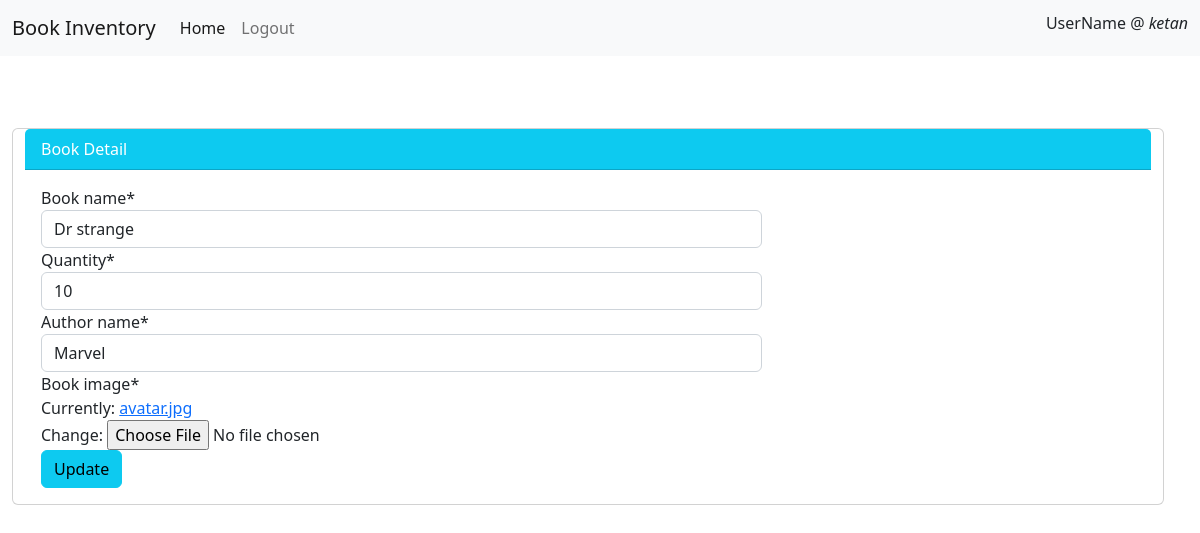
Page /Edit_Book/4/ (signed in) on the committed database.
### store/models.py (models this page shows, shortened)
class Books(models.Model):
    book_name = models.CharField(max_length=100, null=True)
    quantity = models.PositiveIntegerField(null=True)
    author_name = models.CharField(max_length=100, null=True)
    book_image = models.ImageField(default='default.jpg',upload_to='Book_Images')

### store/views.py (the view)
# urls.py: path('Edit_Book/<int:pk>/',views.Edit_Book, name='Edit_Book'),
@login_required(login_url='user_login')
def Edit_Book(request,pk):
    book = Books.objects.get(id=pk)
    if request.method == 'POST':
        form = BooksForm(request.POST, instance=book)
        if form.is_valid():
            form.save()
            return redirect('Store_Details')
    else:
        form = BooksForm(instance=book)
    context = {
        'form': form,
    }
    return render(request, 'dashboard/book_edit.html',context)

### store/forms.py
class BooksForm(forms.ModelForm):
    class Meta:
        model = Books
        fields = '__all__'

### templates/dashboard/book_edit.html (shortened to what this page needs)
{% extends 'base.html' %}
{% load crispy_forms_tags %}
{% block content %}
<div class="row p-4">
    <div class="row p-4"></div>
    <div class="row">
        <div class="card">
            <div class="card-header bg-info text-white">
            Book Detail
            </div>
            <div class="row p-3">
                <div class="col-md-8">
                    <form method="POST" enctype="multipart/form-data">
                        {{ form|crispy }}
                        <input class="btn btn-info" type="submit" value="Update">
                    </form>
                </div>
            </div>
        </div>
    </div>
</div>
{% endblock %}

### templates/base.html (shortened to what this page needs)
<!doctype html>
<html lang="en">
  <head>
    <link href="https://cdn.jsdelivr.net/npm/bootstrap@5.2.0/dist/css/bootstrap.min.css" rel="stylesheet">
  </head>
  <body>
    <nav class="navbar navbar-expand-lg bg-light">
        <div class="container-fluid">
          <a class="navbar-brand" >Book Inventory </a>
          <div class="collapse navbar-collapse" id="navbarNavAltMarkup">
            <div class="navbar-nav">
              <a class="nav-link active" aria-current="page" href="/">Home</a>
              {% if user.is_authenticated %}
              <a class="nav-link" href="{% url 'user_logout' %}">Logout</a>
              {% else %}
              <a class="nav-link" href="{% url 'user_register' %}" >Register</a>
              <a class="nav-link" href="{% url 'user_login' %}">Login</a>
              {% endif %}
            </div>
          </div>
          {% if user.is_authenticated %}
          <h6>UserName @ <i>
            {{user.username}}
          </i></h6>
          {% endif %}
        </div>
      </nav>
      {% block content %}
        {% endblock %}
  </body>
</html>

### rows in the picture
Books: book_name "Dr strange", quantity "10", author_name "Marvel"

### other values in the picture
{{ user.username }} "ketan"
